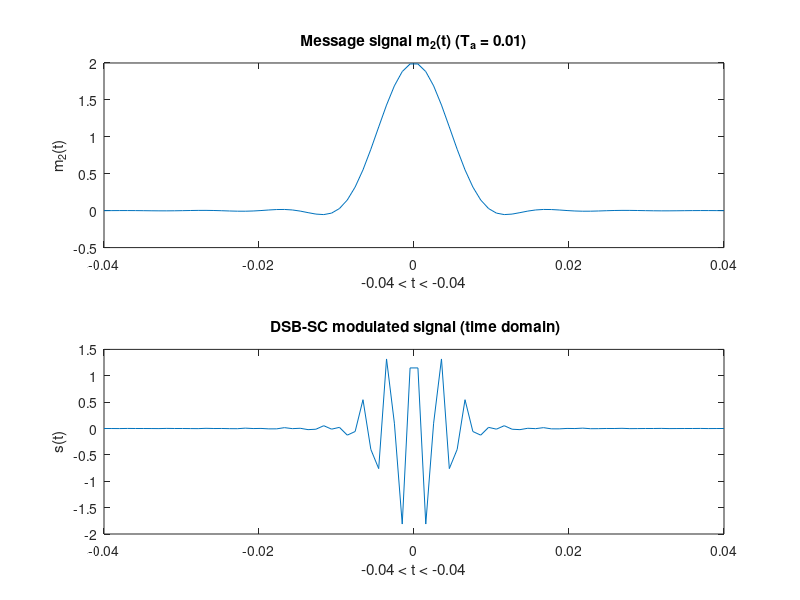
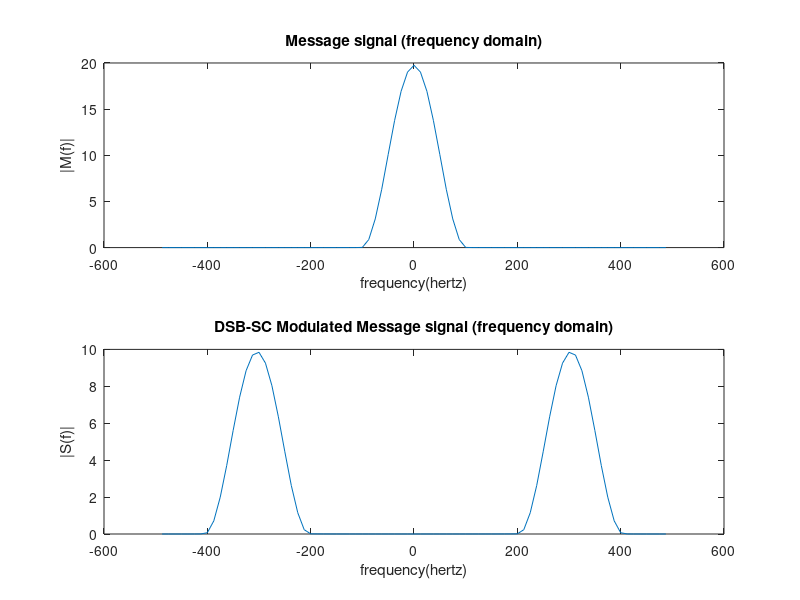

These charts were generated, in order, by the following MATLAB code:
t = linspace(-0.04,0.04,80);
Ts = 0.08/80;
Fs = 1/Ts;
Ta = 0.01;
mt2 = 2*sinc(2*t./Ta) + sinc((2*t./Ta)+1) + sinc((2*t./Ta)-1);
subplot(2,1,1);
figure(1)
plot(t,mt2);
title('Message signal m_{2}(t) (T_{a} = 0.01)')
xlabel('-0.04 < t < -0.04') % x-axis label
ylabel('m_{2}(t)') % y-axis label

fc = 300;
st = mt2.*cos(2*pi*fc*t);
% length(st)
subplot(2,1,2);
plot(t,st);
title(' DSB-SC modulated signal (time domain)')
xlabel('-0.04 < t < -0.04') % x-axis label
ylabel('s(t)') % y-axis label


%%%%%%%%%%%%%%%
L = length(st);
Mf = fft(mt2,L);
freq = (0:L-1).*(Fs/L);
freq_right = freq(freq < Fs/2);
freq_left = fliplr(-freq_right);
freq = [freq_left freq_right];

Mf_rignt = abs(Mf(1:round(L/2)));
Mf_left = fliplr(Mf_rignt);
Mf = [Mf_left Mf_rignt];
figure(2)
subplot(2,1,1);
% plot(freq_right, abs(xdft_rignt))
plot(freq, Mf)
title('Message signal (frequency domain)')
xlabel('frequency(hertz)') % x-axis label
ylabel('|M(f)|') % y-axis label

%%%%%%%%%%%
Sf = fft(st,L);
maxAmp = max(abs(Sf));
freq = (0:L-1).*(Fs/L);
freq_right = freq(freq < Fs/2);
freq_left = fliplr(-freq_right);
freq = [freq_left freq_right];

xdft_rignt = abs(Sf(1:round(L/2)));
xdft_left = fliplr(xdft_rignt);
xdft = [xdft_left xdft_rignt];
[maxVal, index] = max(xdft_rignt);
maxFreq = freq_right(index);

% plot(freq_right, abs(xdft_rignt))
subplot(2,1,2);
plot(freq, xdft)
title('DSB-SC Modulated Message signal (frequency domain)')
xlabel('frequency(hertz)') % x-axis label
ylabel('|S(f)|') % y-axis label
